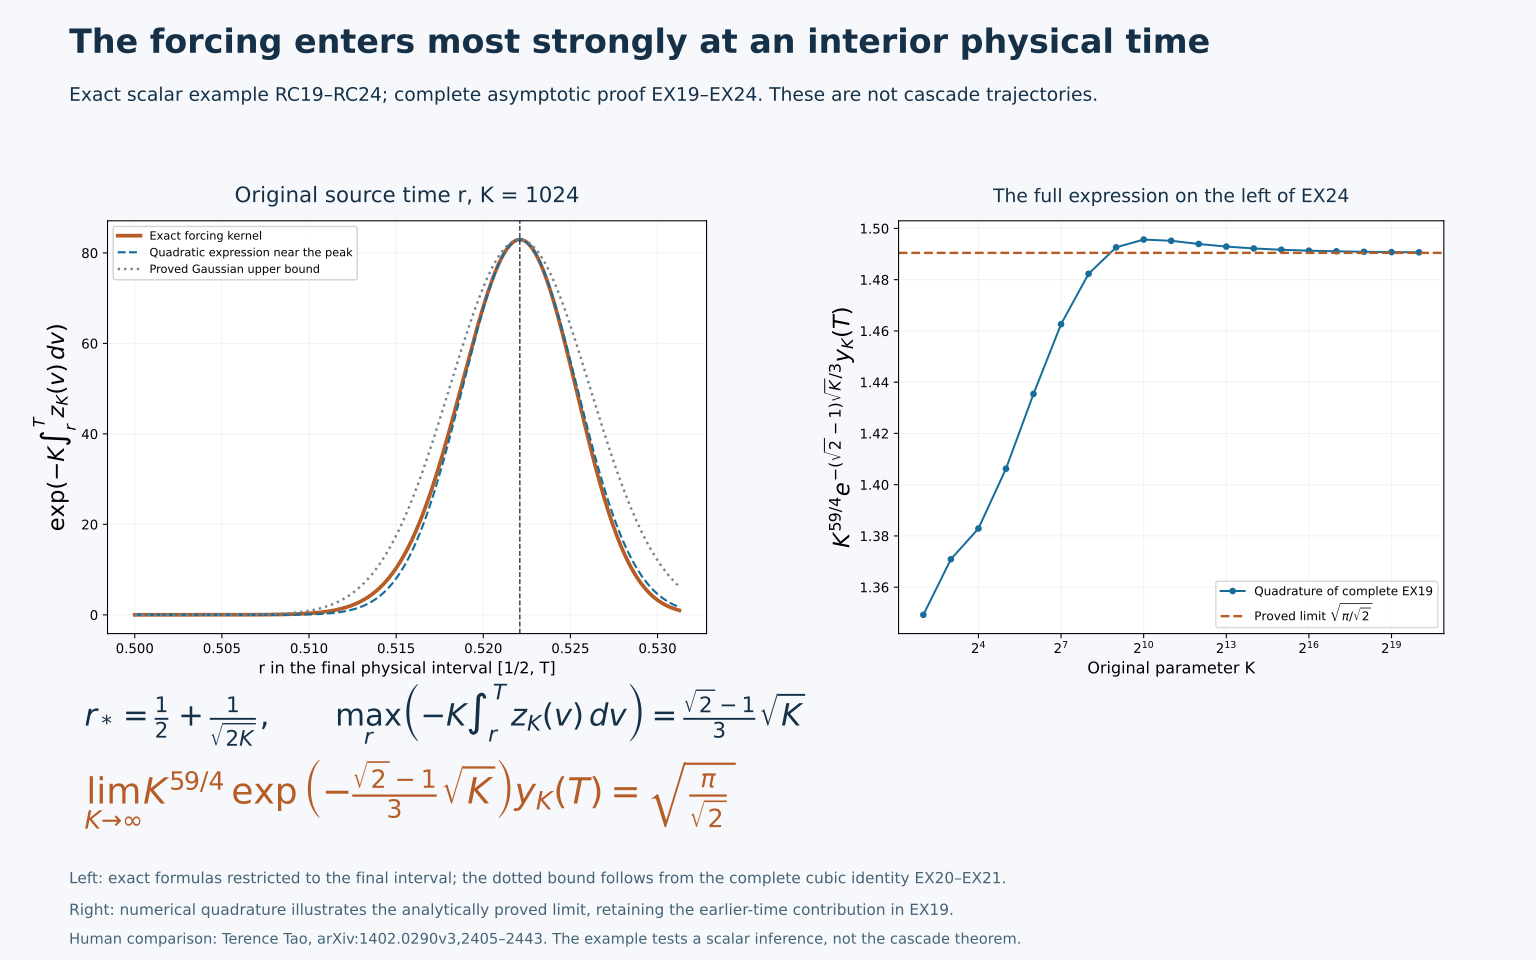

Source code (Python):
"""Original scalar forcing kernel and quadrature of the complete EX24 expression."""
from pathlib import Path
import matplotlib
matplotlib.use('Agg')
import matplotlib.pyplot as plt
import numpy as np
P=Path(__file__).resolve().parent
ink='#153047';blue='#176d9a';orange='#b65c26';gray='#718491'
fig=plt.figure(figsize=(16,10),facecolor='#f6f8fb');canvas=fig.add_axes([0,0,1,1]);canvas.axis('off')
canvas.text(.045,.945,'The forcing enters most strongly at an interior physical time',fontsize=25,fontweight='bold',color=ink)
canvas.text(.045,.895,'Exact scalar example RC19–RC24; complete asymptotic proof EX19–EX24. These are not cascade trajectories.',fontsize=14,color=ink)
K=1024.;T=.5+K**-.5;star=.5+(2*K)**-.5;fstar=(np.sqrt(2)-1)/3
r=np.linspace(.5,T,701);th=np.sqrt(K)*(r-.5)
exact=np.exp(np.sqrt(K)*(th-2*th**3/3-1/3))
gauss=np.exp(fstar*np.sqrt(K)-np.sqrt(2)*K**1.5*(r-star)**2)
upper=np.exp(fstar*np.sqrt(K)-(2*np.sqrt(2)/3)*K**1.5*(r-star)**2)
assert np.all(exact<=upper*(1+1e-12))
left=fig.add_axes([.07,.34,.39,.43])
left.plot(r,exact,color=orange,lw=2.8,label='Exact forcing kernel')
left.plot(r,gauss,color=blue,ls='--',lw=1.6,label='Quadratic expression near the peak')
left.plot(r,upper,color=gray,ls=':',lw=1.8,label='Proved Gaussian upper bound')
left.axvline(star,color=ink,ls='--',lw=1)
left.set_title('Original source time r, K = 1024',fontsize=16,color=ink,pad=14)
left.set_xlabel('r in the final physical interval [1/2, T]',fontsize=12)
left.set_ylabel(r'$\exp(-K\int_r^T z_K(v)\,dv)$',fontsize=17)
left.ticklabel_format(useOffset=False,axis='x');left.grid(alpha=.16)
left.legend(loc='upper left',fontsize=8.5,framealpha=.9)
ks=2.**np.arange(2,21)
def evaluate(order):
 nodes,weights=np.polynomial.legendre.leggauss(order);theta=(nodes+1)/2
 f=theta-2*theta**3/3-1/3
 values=[]
 for kval in ks:
  first=kval**-.25*(-np.expm1(-kval/2))*np.exp(-np.sqrt(2*kval)/3)
  second=kval**.25*np.dot(weights/2,np.exp(np.sqrt(kval)*(f-fstar)))
  values.append(first+second)
 return np.array(values)
values=evaluate(320);assert np.max(np.abs(values-evaluate(640)))<1e-10
right=fig.add_axes([.585,.34,.355,.43])
right.plot(ks,values,marker='o',ms=4,color=blue,lw=1.5,label='Quadrature of complete EX19')
limit=np.sqrt(np.pi/np.sqrt(2))
right.axhline(limit,color=orange,ls='--',lw=1.8,label=r'Proved limit $\sqrt{\pi/\sqrt{2}}$')
right.set_xscale('log',base=2);right.set_xlabel('Original parameter K',fontsize=12)
right.set_title('The full expression on the left of EX24',fontsize=14,color=ink,pad=14)
right.set_ylabel(r'$K^{59/4}e^{-(\sqrt{2}-1)\sqrt{K}/3}y_K(T)$',fontsize=17)
right.legend(loc='lower right',fontsize=9);right.grid(alpha=.16)
canvas.text(.055,.244,r'$r_*=\frac{1}{2}+\frac{1}{\sqrt{2K}},\qquad \max_r\left(-K\int_r^Tz_K(v)\,dv\right)=\frac{\sqrt{2}-1}{3}\sqrt{K}$',fontsize=23,color=ink)
canvas.text(.055,.163,r'$\lim_{K\to\infty}K^{59/4}\exp\left(-\frac{\sqrt{2}-1}{3}\sqrt{K}\right)y_K(T)=\sqrt{\frac{\pi}{\sqrt{2}}}$',fontsize=27,color=orange)
canvas.text(.045,.08,'Left: exact formulas restricted to the final interval; the dotted bound follows from the complete cubic identity EX20–EX21.',fontsize=11.5,color='#456376')
canvas.text(.045,.047,'Right: numerical quadrature illustrates the analytically proved limit, retaining the earlier-time contribution in EX19.',fontsize=11.5,color='#456376')
canvas.text(.045,.017,'Human comparison: Terence Tao, arXiv:1402.0290v3,2405–2443. The example tests a scalar inference, not the cascade theorem.',fontsize=11,color='#456376')
for ext in ['png','svg']:fig.savefig(P/f'original-scalar-forcing-peak.{ext}',dpi=150,facecolor=fig.get_facecolor())
plt.close(fig)
